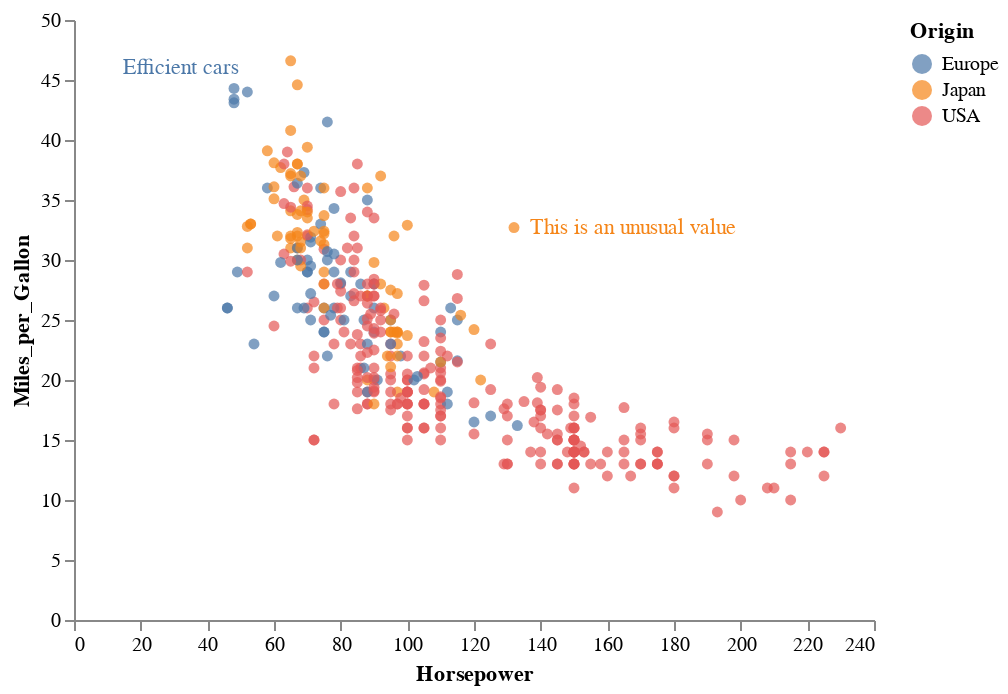

The code cell stored with this chart in its notebook:
### Code cell
# Step 5: hide grid
chart.configure_view(strokeWidth=0).configure_axis(grid=False)

### Figure 1 — Vega-Lite specification as saved in the notebook (floating-point values rounded to 4 significant figures; data arrays with more than 128 entries replaced by an {"elided": "..."} marker saying what was removed)
{"config": {"view": {"continuousWidth": 400, "continuousHeight": 300, "strokeWidth": 0}, "axis": {"grid": false}}, "layer": [{"data": {"name": "data-309e2be47772e1e29443579b44ff876b"}, "mark": "circle", "encoding": {"color": {"field": "Origin", "type": "nominal"}, "tooltip": [{"field": "Horsepower", "type": "quantitative"}, {"field": "Miles_per_Gallon", "type": "quantitative"}], "x": {"field": "Horsepower", "type": "quantitative"}, "y": {"field": "Miles_per_Gallon", "type": "quantitative"}}}, {"data": {"name": "data-f7bec9ce5eb89764493d2e84a6201b03"}, "mark": {"type": "text", "align": "left", "baseline": "middle", "dx": 8}, "encoding": {"color": {"field": "Origin", "type": "nominal"}, "text": {"field": "Annotation", "type": "nominal"}, "x": {"field": "Horsepower", "type": "quantitative"}, "y": {"field": "Miles_per_Gallon", "type": "quantitative"}}}], "$schema": "https://vega.github.io/schema/vega-lite/v4.17.0.json", "datasets": {"data-309e2be47772e1e29443579b44ff876b": {"elided": "392 records"}, "data-f7bec9ce5eb89764493d2e84a6201b03": [{"Horsepower": 132, "Miles_per_Gallon": 32.7, "Origin": "Japan", "Annotation": "This is an unusual value"}, {"Horsepower": 10, "Miles_per_Gallon": 46.0, "Origin": "Europe", "Annotation": "Efficient cars"}]}}
